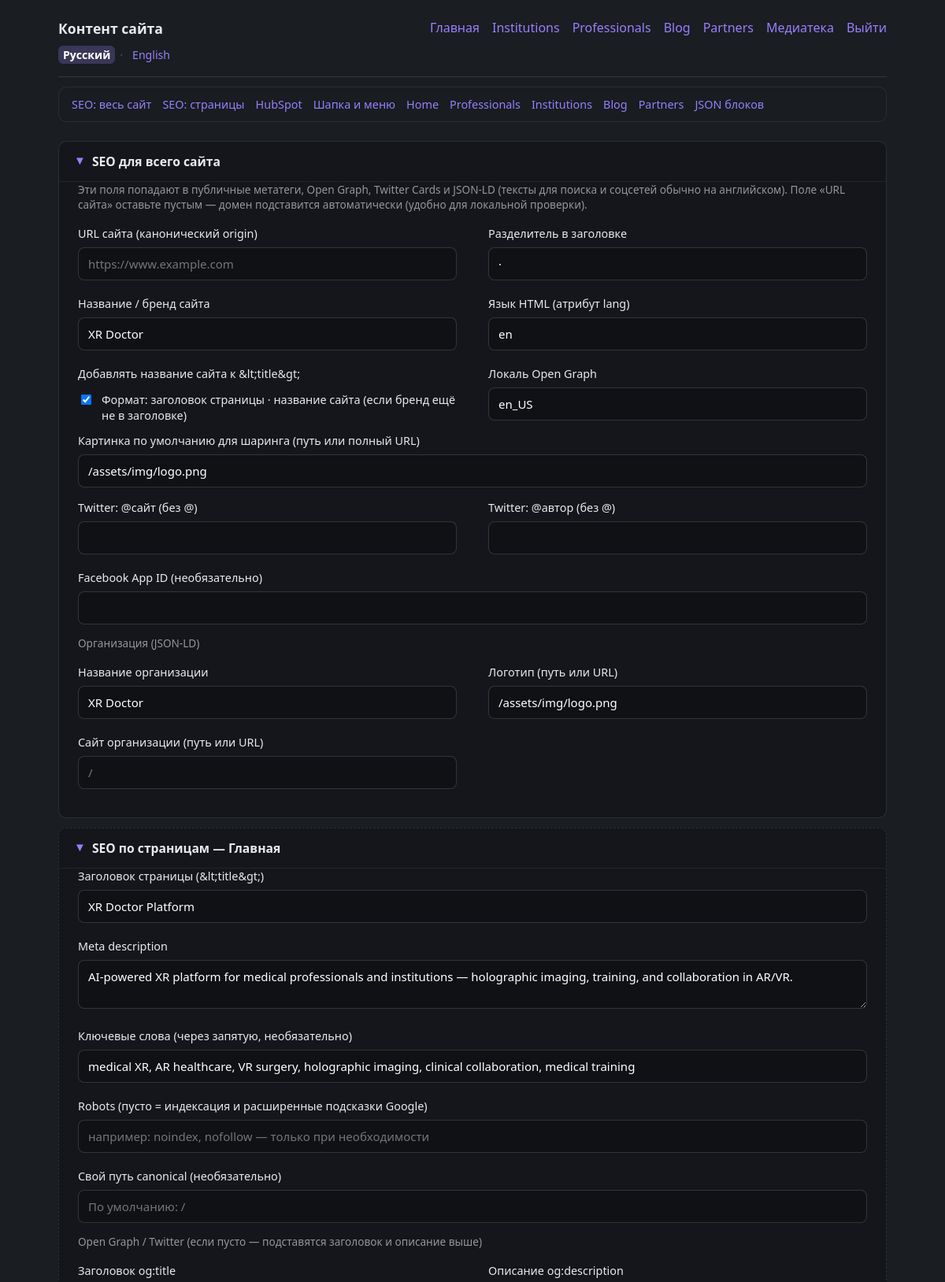
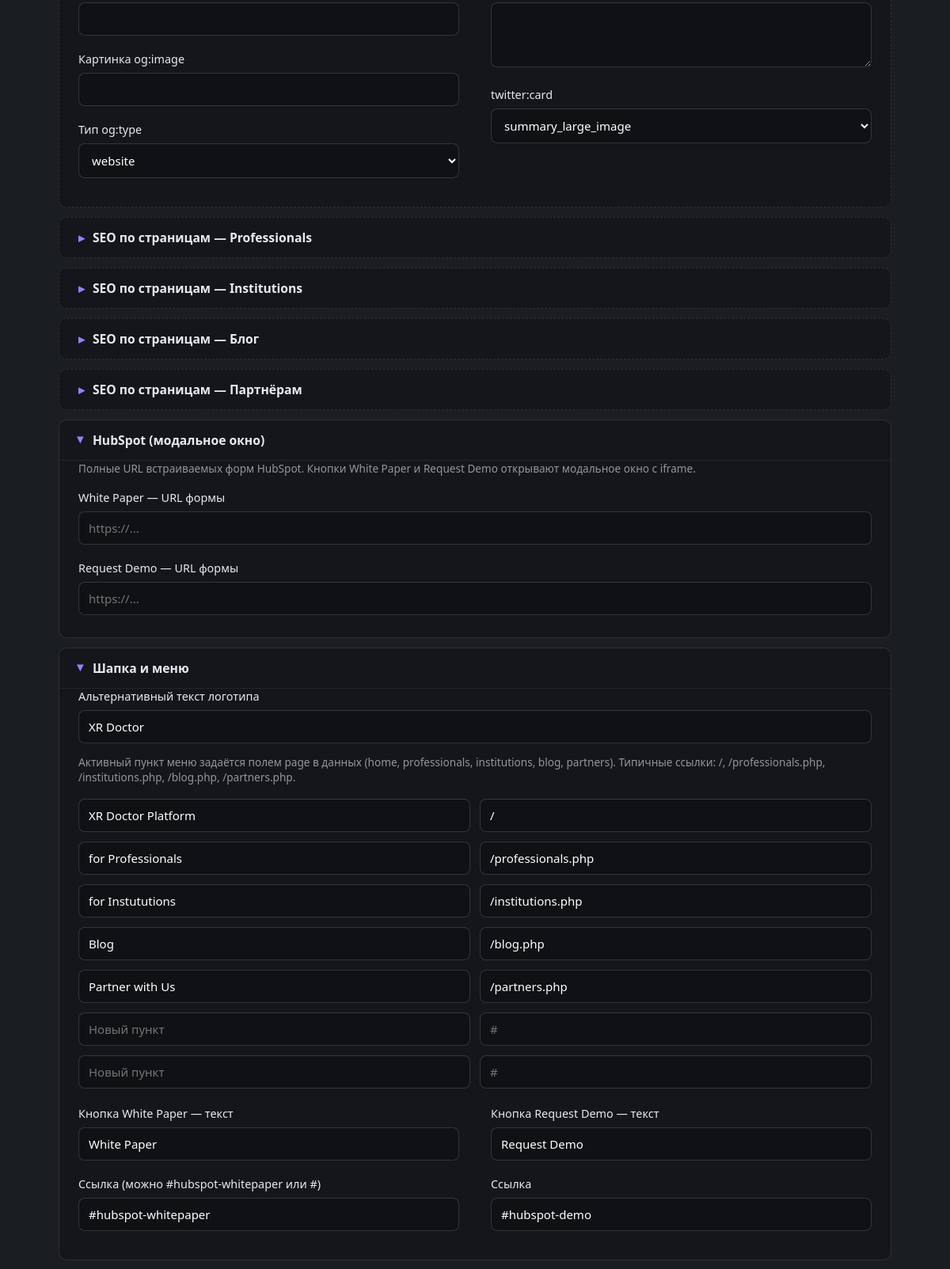
The page /admin/index.php (signed in, upper part) on the database its author committed (2 pictures, top to bottom).
### tables this page shows
CREATE TABLE pages (
            slug TEXT PRIMARY KEY,
            meta_title TEXT NOT NULL DEFAULT "",
            meta_description TEXT NOT NULL DEFAULT "",
            blocks_json TEXT NOT NULL DEFAULT "[]"
        , meta_extra_json TEXT NOT NULL DEFAULT '{}');

### public/admin/index.php (the view, shortened to what the rows shown need)
<?php
require_once dirname(__DIR__, 2) . '/includes/bootstrap.php';
$site = load_site();
$uiLang = admin_lang();
?>
<!DOCTYPE html>
<html lang="<?= h($uiLang) ?>">
<head>
    <link rel="stylesheet" href="/admin/admin.css">
</head>
<body class="admin-body admin-body--full">
<form class="admin-form" method="post" action="/admin/save.php">
    <section id="section-seo-pages" class="admin-section">
        <?php foreach (XR_PAGE_SLUGS as $slug): ?>
            <?php
            $m = is_array($site[$slug]['meta'] ?? null) ? $site[$slug]['meta'] : xr_page_meta_schema();
            $openFirst = $slug === 'home';
            ?>
            <details class="admin-disclosure admin-disclosure--nested"<?= $openFirst ? ' open' : '' ?>>
                <summary class="admin-disclosure__summary"><?= h(admin_t('section.seo_pages')) ?> — <?= h(admin_page_label($slug)) ?></summary>
                <div class="admin-disclosure__body">
                    <label class="admin-label"><?= h(admin_t('meta.doc_title')) ?></label>
                    <input class="admin-input" name="page_meta[<?= h($slug) ?>][title]" value="<?= h((string) ($m['title'] ?? '')) ?>">
                    <label class="admin-label"><?= h(admin_t('meta.description')) ?></label>
                    <textarea class="admin-textarea admin-textarea--sm" name="page_meta[<?= h($slug) ?>][description]" rows="2"><?= h((string) ($m['description'] ?? '')) ?></textarea>
                    <label class="admin-label"><?= h(admin_t('meta.keywords')) ?></label>
                    <input class="admin-input" name="page_meta[<?= h($slug) ?>][keywords]" value="<?= h((string) ($m['keywords'] ?? '')) ?>">
                    <label class="admin-label"><?= h(admin_t('meta.robots')) ?></label>
                    <input class="admin-input" name="page_meta[<?= h($slug) ?>][robots]" value="<?= h((string) ($m['robots'] ?? '')) ?>" placeholder="<?= h(admin_t('meta.robots_ph')) ?>">
                    <label class="admin-label"><?= h(admin_t('meta.canonical')) ?></label>
                    <input class="admin-input" name="page_meta[<?= h($slug) ?>][canonical_path]" value="<?= h((string) ($m['canonical_path'] ?? '')) ?>" placeholder="<?= h(admin_t('meta.canonical_ph')) ?> <?= h(xr_seo_page_path($slug)) ?>">
                    <p class="admin-hint"><?= h(admin_t('meta.og_block')) ?></p>
                    <div class="admin-grid2">
                        <div>
                            <label class="admin-label"><?= h(admin_t('meta.og_title')) ?></label>
                            <input class="admin-input" name="page_meta[<?= h($slug) ?>][og_title]" value="<?= h((string) ($m['og_title'] ?? '')) ?>">
                            <label class="admin-label"><?= h(admin_t('meta.og_image')) ?></label>
                            <input class="admin-input" name="page_meta[<?= h($slug) ?>][og_image]" value="<?= h((string) ($m['og_image'] ?? '')) ?>">
                            <label class="admin-label"><?= h(admin_t('meta.og_type')) ?></label>
                            <select class="admin-input" name="page_meta[<?= h($slug) ?>][og_type]">
                                <?php $ot = (string) ($m['og_type'] ?? 'website'); ?>
                                <option value="website" <?= $ot === 'website' ? 'selected' : '' ?>>website</option>
                            </select>
                        </div>
                        <div>
                            <label class="admin-label"><?= h(admin_t('meta.og_desc')) ?></label>
                            <textarea class="admin-textarea admin-textarea--sm" name="page_meta[<?= h($slug) ?>][og_description]" rows="3"><?= h((string) ($m['og_description'] ?? '')) ?></textarea>
                            <label class="admin-label"><?= h(admin_t('meta.tw_card')) ?></label>
                            <select class="admin-input" name="page_meta[<?= h($slug) ?>][twitter_card]">
                                <?php $tc = (string) ($m['twitter_card'] ?? 'summary_large_image'); ?>
                                <option value="summary_large_image" <?= $tc === 'summary_large_image' ? 'selected' : '' ?>>summary_large_image</option>
                            </select>
                        </div>
                    </div>
                </div>
            </details>
        <?php endforeach; ?>
    </section>
</form>
</body>
</html>

### rows shown on the page
pages: meta_title "XR Doctor Platform", meta_description "AI-powered XR platform for medical professionals and institutions — holographic imaging, training, and collaboration in AR/VR."

### other values the page prints
admin_t('nav.brand') "Контент сайта"
admin_t('lang.ru') "Русский"
admin_t('lang.en') "English"
admin_t('nav.preview_home') "Главная"
admin_t('nav.preview_institutions') "Institutions"
admin_t('nav.preview_professionals') "Professionals"
admin_t('nav.preview_blog') "Blog"
admin_t('nav.preview_partners') "Partners"
admin_t('nav.media') "Медиатека"
admin_t('nav.logout') "Выйти"
admin_t('toc.seo_global') "SEO: весь сайт"
admin_t('toc.seo_pages') "SEO: страницы"
admin_t('toc.hubspot') "HubSpot"
admin_t('toc.header') "Шапка и меню"
admin_t('toc.json') "JSON блоков"
